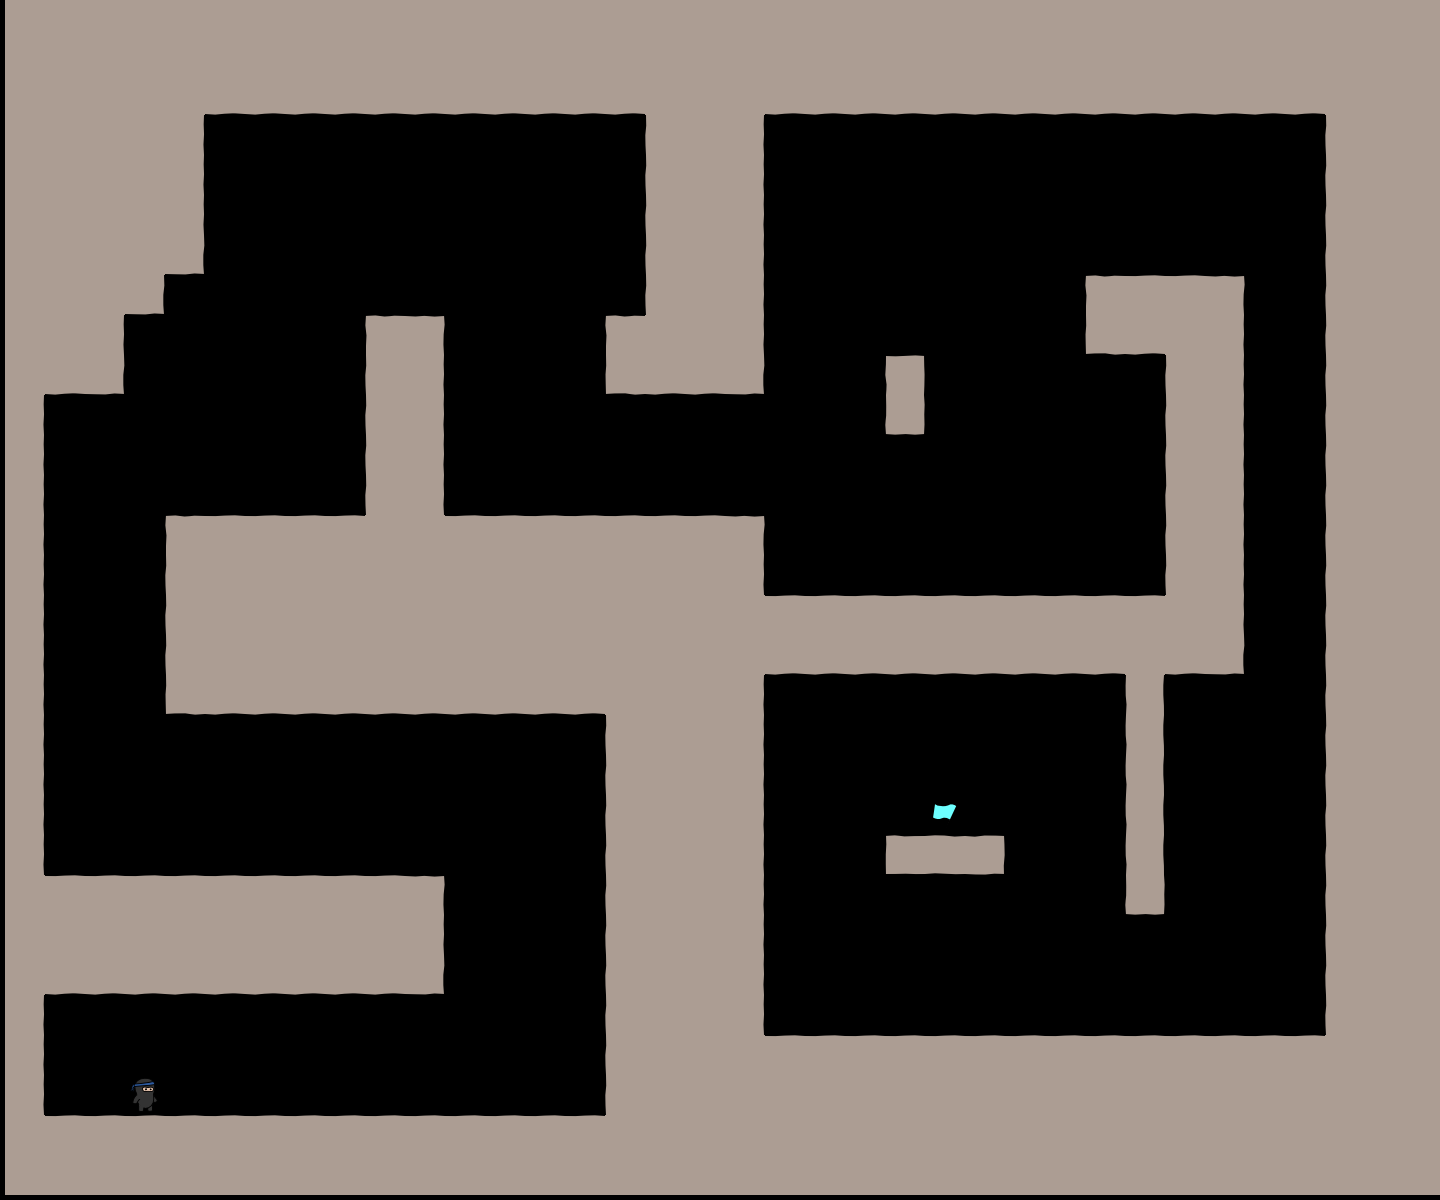

A level layout from a 2D game, rendered from its tile map. Below: a short description, then the map file with its tile-grid data intact:
An orthogonal 36x30 tile map with 40x40 px tiles, 1 tile layer (bg).

<map version="1.0" orientation="orthogonal" width="36" height="30" tilewidth="40" tileheight="40">
 <tileset firstgid="1" name="tiles6_gapped" tilewidth="50" tileheight="50">
  <image source="tiles6_gapped.png" width="300" height="500" />
 </tileset>
 <layer name="bg" width="36" height="30">
  <data encoding="csv">
14,14,14,14,14,14,14,14,14,14,14,14,14,14,14,14,14,14,14,14,14,14,14,14,14,14,14,14,14,14,14,14,14,14,14,14,
14,14,14,14,14,14,14,14,14,14,14,14,14,14,14,14,14,14,14,14,14,14,14,14,14,14,14,14,14,14,14,14,14,14,14,14,
14,14,14,14,14,20,20,20,20,20,20,20,20,20,20,20,14,14,14,20,20,20,20,20,20,20,20,20,20,20,20,20,20,14,14,14,
14,14,14,14,15,0,0,0,0,0,0,0,0,0,0,0,13,14,15,0,0,0,0,0,0,0,0,0,0,0,0,0,0,13,14,14,
14,14,14,14,15,0,0,0,0,0,0,0,0,0,0,0,13,14,15,0,0,0,0,0,0,0,0,0,0,0,0,0,0,13,14,14,
14,14,14,14,15,0,0,0,0,0,0,0,0,0,0,0,13,14,15,0,0,0,0,0,0,0,0,0,0,0,0,0,0,13,14,14,
14,14,14,14,21,0,0,0,0,0,0,0,0,0,0,0,13,14,15,0,0,0,0,0,0,0,0,0,0,0,0,0,0,13,14,14,
14,14,14,21,0,0,0,0,0,0,0,0,0,0,0,0,13,14,15,0,0,0,0,0,0,0,0,7,8,8,9,0,0,13,14,14,
14,14,15,0,0,0,0,0,0,7,9,0,0,0,0,7,14,14,15,0,0,0,0,0,0,0,0,19,20,14,15,0,0,13,14,14,
14,20,21,0,0,0,0,0,0,13,15,0,0,0,0,19,20,20,21,0,0,0,10,0,0,0,0,0,0,13,15,0,0,13,14,14,
15,0,0,0,0,0,0,0,0,13,15,0,0,0,0,0,0,0,0,0,0,0,22,0,0,0,0,0,0,13,15,0,0,13,14,14,
15,0,0,0,0,0,0,0,0,13,15,0,0,0,0,0,0,0,0,0,0,0,0,0,0,0,0,0,0,13,15,0,0,13,14,14,
15,0,0,0,0,0,0,0,0,13,15,0,0,0,0,0,0,0,0,0,0,0,0,0,0,0,0,0,0,13,15,0,0,13,14,14,
15,0,0,0,7,8,8,8,8,14,14,8,8,8,8,8,8,8,9,0,0,0,0,0,0,0,0,0,0,13,15,0,0,13,14,14,
15,0,0,0,13,14,14,14,14,14,14,14,14,14,14,14,14,14,15,0,0,0,0,0,0,0,0,0,0,13,15,0,0,13,14,14,
15,0,0,0,13,14,14,14,14,14,14,14,14,14,14,14,14,14,14,8,8,8,8,8,8,8,8,8,8,14,15,0,0,13,14,14,
15,0,0,0,13,14,14,14,14,14,14,14,14,14,14,14,14,14,14,20,20,20,20,20,20,20,20,20,14,20,21,0,0,13,14,14,
15,0,0,0,19,20,20,20,20,20,20,20,20,20,20,14,14,14,15,0,0,0,0,0,0,0,0,0,16,0,0,0,0,13,14,14,
15,0,0,0,0,0,0,0,0,0,0,0,0,0,0,13,14,14,15,0,0,0,0,0,0,0,0,0,16,0,0,0,0,13,14,14,
15,0,0,0,0,0,0,0,0,0,0,0,0,0,0,13,14,14,15,0,0,0,0,0,0,0,0,0,16,0,0,0,0,13,14,14,
15,0,0,0,0,0,0,0,0,0,0,0,0,0,0,13,14,14,15,0,0,0,0,48,0,0,0,0,16,0,0,0,0,13,14,14,
15,0,0,0,0,0,0,0,0,0,0,0,0,0,0,13,14,14,15,0,0,0,1,2,3,0,0,0,16,0,0,0,0,13,14,14,
14,8,8,8,8,8,8,8,8,8,9,0,0,0,0,13,14,14,15,0,0,0,0,0,0,0,0,0,22,0,0,0,0,13,14,14,
14,14,14,14,14,14,14,14,14,14,15,0,0,0,0,13,14,14,15,0,0,0,0,0,0,0,0,0,0,0,0,0,0,13,14,14,
14,20,20,20,20,20,20,20,20,20,21,0,0,0,0,13,14,14,15,0,0,0,0,0,0,0,0,0,0,0,0,0,0,13,14,14,
15,0,0,0,0,0,0,0,0,0,0,0,0,0,0,13,14,14,15,0,0,0,0,0,0,0,0,0,0,0,0,0,0,13,14,14,
15,0,0,0,0,0,0,0,0,0,0,0,0,0,0,13,14,14,14,8,8,8,8,8,8,8,8,8,8,8,8,8,8,14,14,14,
15,0,0,47,0,0,0,0,0,0,0,0,0,0,0,13,14,14,14,14,14,14,14,14,14,14,14,14,14,14,14,14,14,14,14,14,
14,8,8,8,8,8,8,8,8,8,8,8,8,8,8,14,14,14,14,14,14,14,14,14,14,14,14,14,14,14,14,14,14,14,14,14,
14,14,14,14,14,14,14,14,14,14,14,14,14,14,14,14,14,14,14,14,14,14,14,14,14,14,14,14,14,14,14,14,14,14,14,14
</data>
 </layer>
</map>
